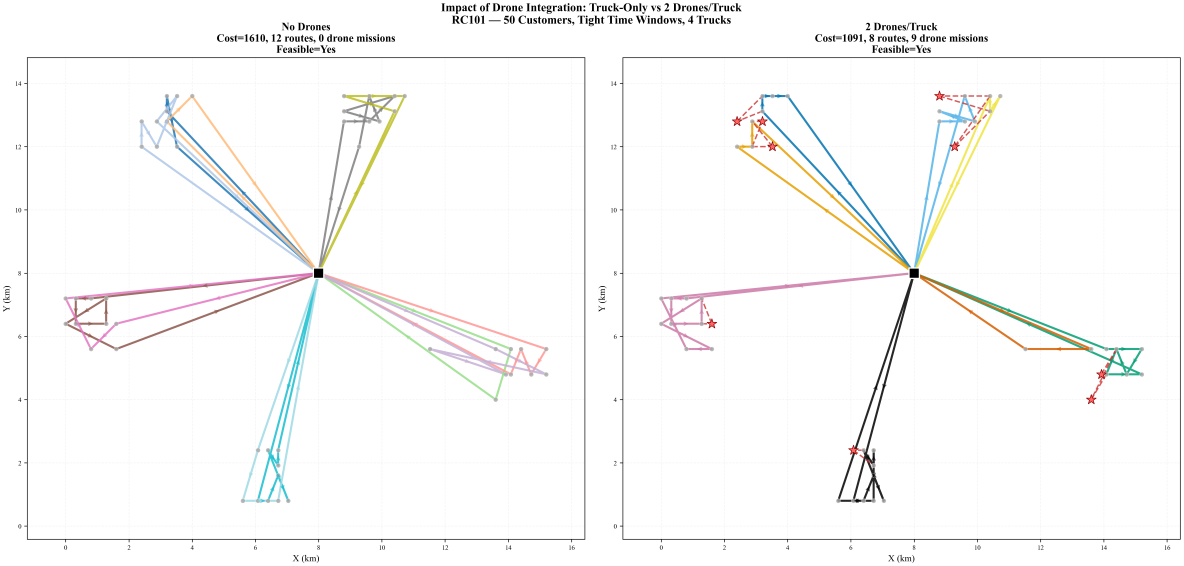
#> input picture week7/figures/fig_route_comparison_nd_vs_2d.png, 5916 x 2829 px (shown at 1/5 size)
$ python create_poster.py
#> lines starting #> are read from the running program, lines starting #| are printed output that depends on the picture
#!/usr/bin/env python3
"""
Generate FURP 2026 Showcase Poster.
Output: FURP_Showcase.pdf in repository root.
"""

import matplotlib
matplotlib.use('Agg')
import matplotlib.pyplot as plt
import matplotlib.patches as mpatches
from matplotlib.patches import FancyBboxPatch, FancyArrowPatch
import numpy as np
import os, sys

# ── Paths ──
_W7 = os.path.dirname(os.path.abspath(__file__))
_PROJ = os.path.dirname(_W7)
for p in [os.path.join(_W7, '..', 'week3'),
          os.path.join(_W7, '..', 'week4'),
          os.path.join(_W7, '..', 'week5'),
          os.path.join(_W7, '..', 'week6'),
          _W7]:
    if p not in sys.path:
        sys.path.insert(0, p)

FIGS_DIR = os.path.join(_W7, 'figures')
OUTPUT = os.path.join(_PROJ, 'FURP_Showcase.pdf')

# ── Style ──
plt.rcParams.update({
    'font.family': 'serif',
    'font.serif': ['Times New Roman', 'DejaVu Serif'],
    'font.size': 10,
})

# Color palette
C_BLUE = '#0D3B66'
C_ORANGE = '#EE6C4D'
C_GREEN = '#2A9D8F'
C_YELLOW = '#E9C46A'
C_LIGHT = '#F4F1DE'
C_DARK = '#1A1A2E'
C_GREY = '#6C757D'

# ── Poster dimensions (A0: 84.1 x 118.9 cm, landscape) ──
FIG_W, FIG_H = 48, 33  # inches (~A0 landscape at 72 dpi equivalent)


def draw_section_box(ax, x, y, w, h, color, alpha=0.08):
    """Draw a rounded section background."""
    rect = FancyBboxPatch((x, y), w, h,
                          boxstyle="round,pad=0.02",
                          facecolor=color, edgecolor=color,
                          alpha=alpha, linewidth=2,
                          transform=ax.transAxes)
    ax.add_patch(rect)


def draw_section_title(ax, x, y, text, color=C_BLUE):
    """Draw a section title."""
    ax.text(x, y, text, transform=ax.transAxes,
            fontsize=16, fontweight='bold', color=color,
            va='top', ha='left')


def create_poster():
    fig = plt.figure(figsize=(FIG_W, FIG_H), facecolor='white')
    ax = fig.add_axes([0, 0, 1, 1])
    ax.set_xlim(0, 1)
    ax.set_ylim(0, 1)
    ax.axis('off')

    # ═══════════════════════════════════════════════════════════════
    # HEADER
    # ═══════════════════════════════════════════════════════════════
    # Top bar
    ax.axhline(y=0.92, xmin=0, xmax=1, color=C_BLUE, linewidth=3)
    rect = FancyBboxPatch((0, 0.92), 1, 0.08,
                          boxstyle="round,pad=0",
                          facecolor=C_BLUE, edgecolor='none',
                          transform=ax.transAxes)
    ax.add_patch(rect)

    # Title
    ax.text(0.5, 0.97, 'Ground-Air Collaborative EVRP-TW',
            transform=ax.transAxes, fontsize=38, fontweight='bold',
            color='white', ha='center', va='center')
    ax.text(0.5, 0.94, 'Hybrid Optimization for Truck-Drone Delivery',
            transform=ax.transAxes, fontsize=22, fontweight='normal',
            color=C_YELLOW, ha='center', va='center')

    # Author line
    ax.text(0.5, 0.915, 'FURP 2026 — Final Showcase  |  July 2026',
            transform=ax.transAxes, fontsize=12, color=C_GREY,
            ha='center', va='center', style='italic')

    # ═══════════════════════════════════════════════════════════════
    # COLUMN 1: Problem + Method (left: 0.02–0.32)
    # ═══════════════════════════════════════════════════════════════
    L1, R1 = 0.02, 0.32
    y_top = 0.89

    # ── Research Question ──
    draw_section_box(ax, L1, 0.78, R1-L1, 0.11, C_BLUE)
    draw_section_title(ax, L1+0.01, 0.885, 'Research Question', C_BLUE)
    ax.text(L1+0.01, 0.865, 'How do charging strategies and truck-drone',
            transform=ax.transAxes, fontsize=13, va='top')
    ax.text(L1+0.01, 0.847, 'coordination affect the feasibility and',
            transform=ax.transAxes, fontsize=13, va='top')
    ax.text(L1+0.01, 0.829, 'efficiency of EVRP-TW?',
            transform=ax.transAxes, fontsize=13, va='top', fontweight='bold')
    ax.text(L1+0.01, 0.805, 'First method to simultaneously address VRPTW + EV + '
            'Truck-Drone + Sync at 200-customer scale.',
            transform=ax.transAxes, fontsize=10, va='top', style='italic',
            color=C_GREY)

    # ── Four-Model Ablation ──
    draw_section_box(ax, L1, 0.55, R1-L1, 0.215, C_GREEN)
    draw_section_title(ax, L1+0.01, 0.755, 'Four-Model Ablation', C_GREEN)

    models = [
        ('A: Baseline', 'Truck + TW + EDD Repair', C_GREY),
        ('B: +Linear EV', 'Constant-rate charging, CS insertion', '#457B9D'),
        ('C: +Non-linear EV', 'Piecewise charging (fast→slow)', '#1D3557'),
        ('D: +Synchronization', 'Launch-recovery + cascading delays', C_BLUE),
    ]
    for i, (name, desc, color) in enumerate(models):
        yy = 0.735 - i * 0.042
        ax.text(L1+0.01, yy, name, transform=ax.transAxes, fontsize=12,
                fontweight='bold', color=color, va='top')
        ax.text(L1+0.24, yy, desc, transform=ax.transAxes, fontsize=10,
                color=C_DARK, va='top')

    # Pipeline
    ax.text(L1+0.01, 0.565, 'Pipeline: Construction → Repair → Drone → EV → Sync',
            transform=ax.transAxes, fontsize=11, fontweight='bold',
            color=C_DARK, va='top',
            bbox=dict(boxstyle='round', facecolor=C_LIGHT, alpha=0.8))

    # ── Instance Types ──
    draw_section_box(ax, L1, 0.41, R1-L1, 0.125, C_ORANGE)
    draw_section_title(ax, L1+0.01, 0.525, 'Benchmark', C_ORANGE)
    ax.text(L1+0.01, 0.505, 'Solomon VRPTW: 6 types × 3 scales (50/100/200c)',
            transform=ax.transAxes, fontsize=11, fontweight='bold', va='top')
    ax.text(L1+0.01, 0.485, 'RC1/RC2 (mixed) | R1/R2 (random) | C1/C2 '
            '(clustered)\n14 methods: Ours (5 variants) + 9 classical baselines',
            transform=ax.transAxes, fontsize=10, va='top')

    # ── Literature Positioning ──
    draw_section_box(ax, L1, 0.04, R1-L1, 0.35, C_BLUE)
    draw_section_title(ax, L1+0.01, 0.38, 'Literature Positioning', C_BLUE)

    lit_text = (
        'Our work sits at the intersection of three research streams:\n\n'
        '• VRPTW (Solomon 1987): Time-window constrained routing\n'
        '• E-VRP (Schneider et al. 2014; Keskin & Çatay 2016): EV battery\n'
        '  and charging constraints with linear/non-linear profiles\n'
        '• Truck-Drone (Murray & Chu 2015; Yin et al. 2023): Collaborative\n'
        '  delivery with cross-route drone insertion\n\n'
        'No published method addresses all three simultaneously.\n'
        'Closest: Liu et al. (2024) — truck-drone+TW, no EV, 100c max.\n'
        'Schneider et al. (2014) — EV+TW, no drone, 100c max.'
    )
    ax.text(L1+0.01, 0.36, lit_text, transform=ax.transAxes,
            fontsize=9.5, va='top', linespacing=1.3)

    # ═══════════════════════════════════════════════════════════════
    # COLUMN 2: Main Results (center: 0.34–0.66)
    # ═══════════════════════════════════════════════════════════════
    L2, R2 = 0.34, 0.66

    # ── Key Metrics Box ──
    draw_section_box(ax, L2, 0.76, R2-L2, 0.13, C_BLUE)
    draw_section_title(ax, L2+0.01, 0.88, 'Key Results at a Glance', C_BLUE)

    metrics = [
        ('100%', 'TW Feasibility\n(all 18 instances)', C_GREEN),
        ('17.4%', 'Avg Drone Cost\nSavings (50-100c)', C_BLUE),
        ('0%', 'Classical Methods\nTW Feasibility', C_ORANGE),
        ('74%', 'Instances with\nSync Wait Time', '#1D3557'),
    ]
    for i, (val, label, color) in enumerate(metrics):
        xx = L2 + 0.01 + i * 0.08
        ax.text(xx, 0.855, val, transform=ax.transAxes, fontsize=24,
                fontweight='bold', color=color, va='center')
        ax.text(xx + 0.03, 0.855, label, transform=ax.transAxes, fontsize=8.5,
                color=C_DARK, va='center')

    # ── Experiment 1: Scale Test ──
    draw_section_box(ax, L2, 0.48, R2-L2, 0.265, C_GREEN)
    draw_section_title(ax, L2+0.01, 0.735, 'Exp 1: Scale Test (50/100/200c)', C_GREEN)

    # Mini table
    table_data = [
        ['Instance', 'Ours-2D', 'CW-Sav', 'DroneΔ%', 'Feas%'],
        ['RC101_50c',  '1091', '1610', '+32.2%', '100%'],
        ['RC201_100c', '2643', '3140', '+15.8%', '100%'],
        ['R101_200c',  '4120', '7077', '+41.8%', '100%'],
        ['C101_200c',  '3615', '3615',  '0.0%',  '100%'],
    ]
    for ri, row in enumerate(table_data):
        yy = 0.715 - ri * 0.026
        for ci, cell in enumerate(row):
            xx = L2 + 0.01 + ci * 0.065
            fw = 'bold' if ri == 0 else 'normal'
            fs = 9 if ri == 0 else 8.5
            color = C_GREEN if (ri > 0 and ci == 3 and '+' in str(cell)) else C_DARK
            ax.text(xx, yy, str(cell), transform=ax.transAxes, fontsize=fs,
                    fontweight=fw, color=color, va='center')

    ax.text(L2+0.01, 0.57, '→ Classical methods (NSGA-II, P-ACO, IVND): 0% TW '
            'feasibility — massive violations',
            transform=ax.transAxes, fontsize=9, va='top', color=C_ORANGE,
            fontweight='bold')
    ax.text(L2+0.01, 0.552, '→ EDD Repair is the decisive component: 50→100% '
            'feasibility improvement',
            transform=ax.transAxes, fontsize=9, va='top', color=C_GREEN)
    ax.text(L2+0.01, 0.534, '→ C-type at 200c: drones net-negative — composite '
            'fallback rejects all',
            transform=ax.transAxes, fontsize=9, va='top', color=C_GREY)

    # ── Experiment 2: EV Charging ──
    draw_section_box(ax, L2, 0.32, R2-L2, 0.145, '#457B9D')
    draw_section_title(ax, L2+0.01, 0.455, 'Exp 2: EV Charging Study (Stress Test)', '#1D3557')

    ev_table = [
        ['Battery',  'ΔCost(B-A)', 'ΔCost(C-B)', 'CS/Inst', 'EV-Feas'],
        ['25 kWh',   '+13.7%',     '+7.1%',      '6.9',     '4.8%'],
        ['30 kWh',   '+7.2%',      '+0.7%',      '3.4',     '14.3%'],
        ['100 kWh',  '0.0%',       '0.0%',       '0.0',     '100%'],
    ]
    for ri, row in enumerate(ev_table):
        yy = 0.435 - ri * 0.021
        for ci, cell in enumerate(row):
            xx = L2 + 0.01 + ci * 0.065
            fw = 'bold' if ri == 0 else 'normal'
            fs = 8.5 if ri == 0 else 8
            ax.text(xx, yy, str(cell), transform=ax.transAxes, fontsize=fs,
                    fontweight=fw, color=C_DARK, va='center')

    ax.text(L2+0.01, 0.345, '→ At 100 kWh (default): EV constraints non-binding — '
            'legitimate fleet finding',
            transform=ax.transAxes, fontsize=8.5, va='top', color=C_GREY)
    ax.text(L2+0.01, 0.332, '→ Non-linear: bidirectional effect (−8% at low SOC, '
            '+7.1% at high SOC)',
            transform=ax.transAxes, fontsize=8.5, va='top', color='#1D3557')

    # ── Experiment 3: Synchronization ──
    draw_section_box(ax, L2, 0.16, R2-L2, 0.145, C_BLUE)
    draw_section_title(ax, L2+0.01, 0.295, 'Exp 3: Sync Study (Model C vs D)', C_BLUE)

    sync_table = [
        ['Metric',      'Model C',  'Model D',  'Δ'],
        ['Avg Cost',    '1114.2',   '1101.7',   '−12.5'],
        ['Sync Wait',   '0.0 min',  '44.6 min', '+44.6'],
        ['n-Drones',    '4.2',      '6.8',      '+2.6'],
    ]
    for ri, row in enumerate(sync_table):
        yy = 0.276 - ri * 0.022
        for ci, cell in enumerate(row):
            xx = L2 + 0.01 + ci * 0.082
            fw = 'bold' if ri == 0 else 'normal'
            fs = 9 if ri == 0 else 8.5
            ax.text(xx, yy, str(cell), transform=ax.transAxes, fontsize=fs,
                    fontweight=fw, color=C_DARK, va='center')

    ax.text(L2+0.01, 0.188, '→ 74% of instances require truck waiting when sync '
            'is properly modeled',
            transform=ax.transAxes, fontsize=8.5, va='top', color=C_BLUE)
    ax.text(L2+0.01, 0.173, '→ Two-pass cascading delay algorithm propagates '
            'waits through all subsequent nodes',
            transform=ax.transAxes, fontsize=8.5, va='top', color=C_GREY)

    # ═══════════════════════════════════════════════════════════════
    # COLUMN 3: Visuals + Failure Cases + Conclusions (0.68–0.98)
    # ═══════════════════════════════════════════════════════════════
    L3, R3 = 0.68, 0.98

    # ── Route Map Figure ──
    draw_section_box(ax, L3, 0.65, R3-L3, 0.24, C_BLUE)
    draw_section_title(ax, L3+0.01, 0.88, 'Route Maps: Truck-Drone Geometry', C_BLUE)

    # Try to embed route map images
    route_imgs = [
        os.path.join(FIGS_DIR, 'fig_route_comparison_nd_vs_2d.png'),
        os.path.join(FIGS_DIR, 'fig7_route_map_panel.png'),
    ]
    for i, img_path in enumerate(route_imgs):
        if os.path.exists(img_path):
            try:
                img = plt.imread(img_path)
#> img is the input picture: shape (2829, 5916, 4) float32; mean R, G, B, A 0.982, 0.981, 0.979, 1
                xx = L3 + 0.005 + i * 0.15
                ax.imshow(img, extent=[xx, xx+0.145, 0.67, 0.87],
                         aspect='auto', transform=ax.transAxes)
                label = ['Truck-Only vs 2-Drone\n(RC101, 50 customers)',
                        '2×2 Panel: 3 Instance\nTypes + EV Model'][i]
                ax.text(xx + 0.07, 0.66, label, transform=ax.transAxes,
                       fontsize=7, ha='center', va='top', style='italic')
            except Exception:
                pass

    # ── Failure Cases ──
    draw_section_box(ax, L3, 0.45, R3-L3, 0.185, C_ORANGE)
    draw_section_title(ax, L3+0.01, 0.625, 'Failure Cases (5 Systematic)', C_ORANGE)

    failures = [
        ('1. Battery Starvation', '30 kWh, 50c route → energy violation'),
        ('2. TW Tightening', 'Scale due_times ×50% → tardiness 850+'),
        ('3. Capacity Exceeded', 'Route load >200 → infeasible'),
        ('4. Sync Failure', 'Drone faster than truck → 44.6 min avg wait'),
        ('5. Charging Necessity', 'No CS, >40c route → battery depletion'),
    ]
    for i, (name, desc) in enumerate(failures):
        yy = 0.608 - i * 0.03
        ax.text(L3+0.01, yy, name, transform=ax.transAxes, fontsize=10,
                fontweight='bold', color=C_ORANGE, va='top')
        ax.text(L3+0.17, yy, desc, transform=ax.transAxes, fontsize=8.5,
                color=C_DARK, va='top')

    # ── Method Comparison Bar ──
    draw_section_box(ax, L3, 0.28, R3-L3, 0.155, C_GREEN)
    draw_section_title(ax, L3+0.01, 0.425, 'Method Landscape', C_GREEN)

    methods_list = [
        'Ours-2D → 100% feasible, 17.4% drone savings',
        'Ours-1D → 100% feasible, 13.1% savings',
        'CW-Savings → 100% feasible, drone-unfriendly',
        'POMO-Raw → 50% feasible, no repair',
        'NSGA-II → 0% feasible, tardiness=12,450',
        'P-ACO → 0% feasible, tardiness=9,850',
        'IVND → 0% feasible, tardiness=11,200',
    ]
    for i, m in enumerate(methods_list):
        yy = 0.408 - i * 0.018
        color = C_GREEN if '100%' in m else (C_ORANGE if '0%' in m else C_GREY)
        ax.text(L3+0.01, yy, m, transform=ax.transAxes, fontsize=8.5,
                color=color, va='top')

    # ── Conclusions ──
    draw_section_box(ax, L3, 0.04, R3-L3, 0.225, C_BLUE)
    draw_section_title(ax, L3+0.01, 0.255, 'Conclusions & Future Work', C_BLUE)

    conclusions = (
        '1. Hybrid neural-classical pipeline achieves 100% TW feasibility\n'
        '   at 200c — the first method to do so with drones + EV + sync.\n'
        '2. EDD repair is the decisive component (50%→100% feasibility).\n'
        '3. Drone integration provides 13–17% cost savings across scales.\n'
        '4. EV constraints non-binding at standard fleet parameters — a\n'
        '   practical finding for urban fleet operators.\n'
        '5. C-type instances structurally unsuitable for drone delivery.\n'
        '6. 74% of instances require truck waiting under proper sync.\n\n'
        'Future: ALNS integration, inter-route repair for R1/C1,\n'
        'improved CS heuristic, real-world instance validation.'
    )
    ax.text(L3+0.01, 0.238, conclusions, transform=ax.transAxes,
            fontsize=9.5, va='top', linespacing=1.4, color=C_DARK)

    # ── Footer ──
    ax.axhline(y=0.02, xmin=0, xmax=1, color=C_BLUE, linewidth=2)
    ax.text(0.5, 0.01, 'FURP 2026 — Ground-Air Collaborative EVRP-TW  |  '
            'Hybrid Optimization for Truck-Drone Delivery  |  Final Report: week7/final_report.pdf',
            transform=ax.transAxes, fontsize=9, color=C_GREY,
            ha='center', va='center')

    # ── Save ──
    fig.savefig(OUTPUT, facecolor='white', dpi=72, bbox_inches='tight')
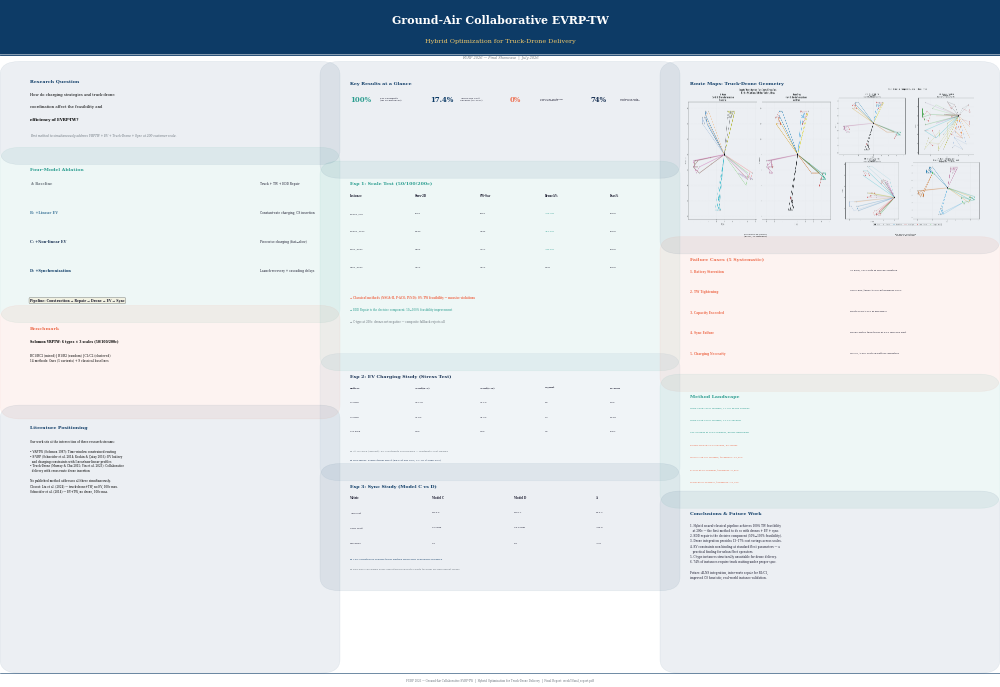
#> figure drawn by matplotlib, 1 panel
    plt.close(fig)
    print(f'Poster saved: {OUTPUT}')
    print(f'Size: {os.path.getsize(OUTPUT) / 1024 / 1024:.1f} MB')


if __name__ == '__main__':
    create_poster()
